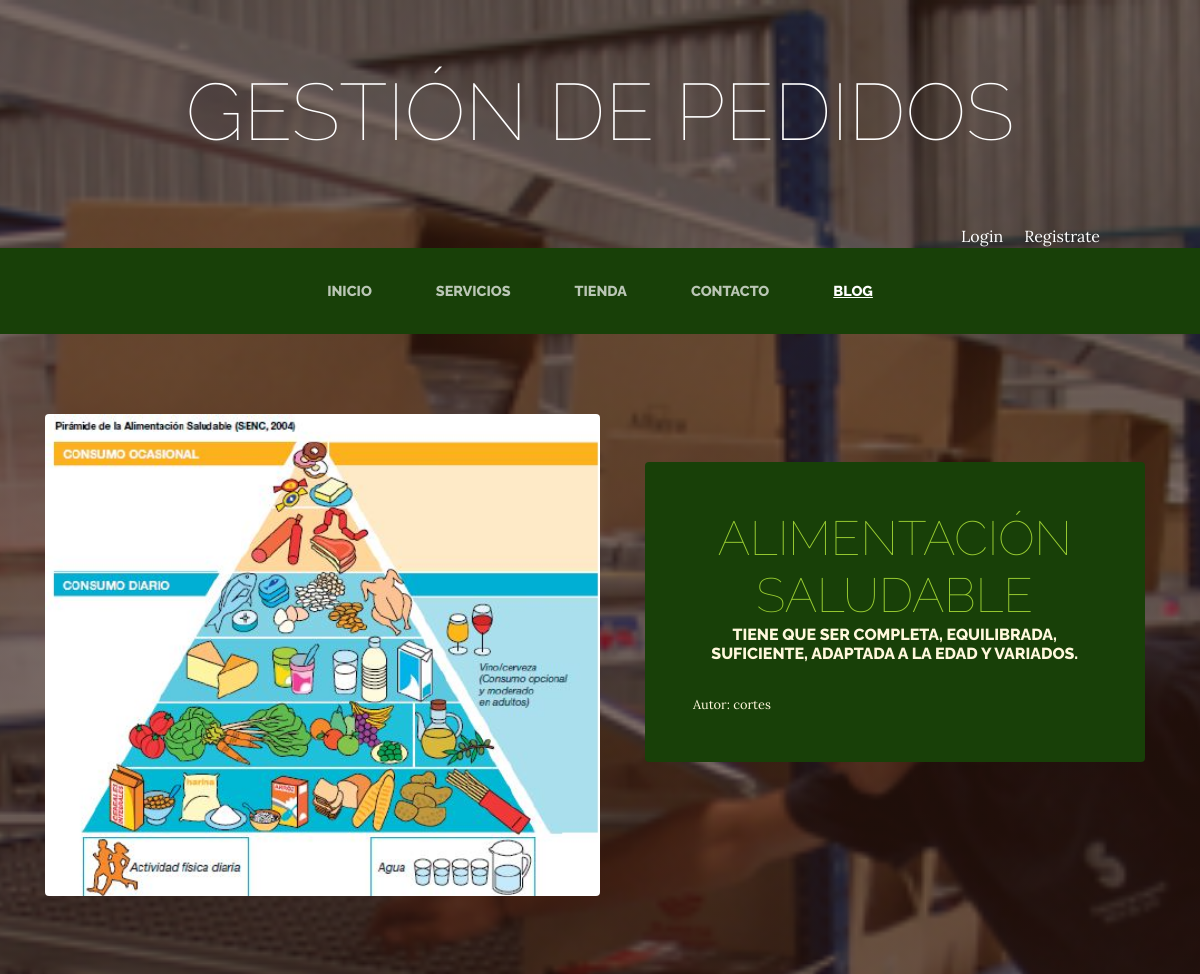
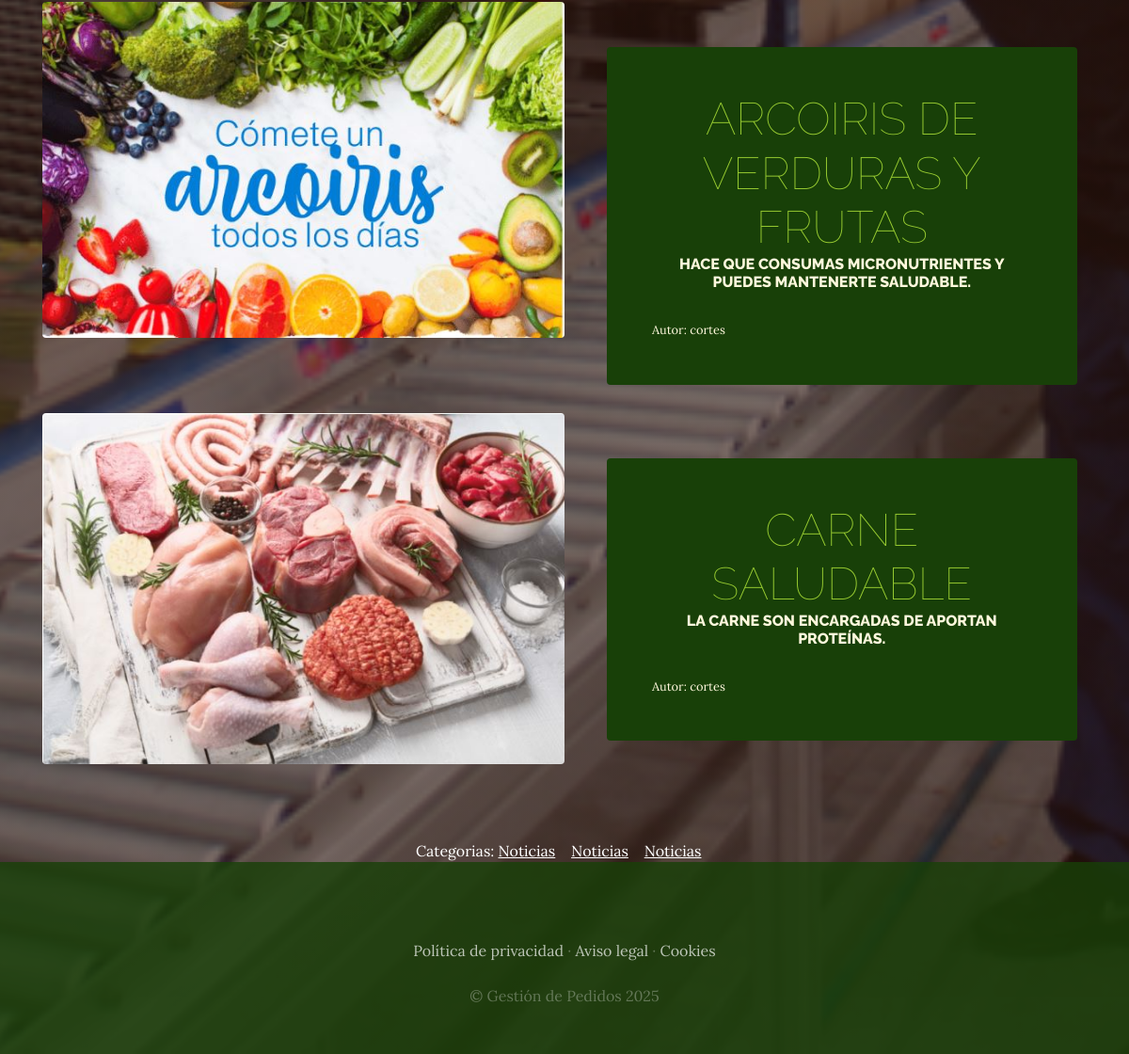
Screenshot of /blog/ with the database file from the repository (2 pictures, top to bottom).
### blog/models.py (models this page shows, shortened)
class Post(models.Model):
    titulo=models.CharField(max_length=50)
    contenido=models.CharField(max_length=90)
    imagen=models.ImageField(upload_to='blog', null=True, blank=True)
    autor=models.ForeignKey(User, on_delete=models.CASCADE)
    categorias=models.ManyToManyField(Catagoria)
    created=models.DateTimeField(auto_now_add=True)
    update=models.DateTimeField(auto_now_add=True)
    class Meta:
        verbose_name='post'
        verbose_name_plural='posts'

class Catagoria(models.Model):
    nombre=models.CharField(max_length=50)
    created=models.DateTimeField(auto_now_add=True)
    update=models.DateTimeField(auto_now_add=True)
    class Meta:
        verbose_name='categoria'
        verbose_name_plural='categorias'

### blog/views.py (the view)
# urls.py: 2. Add a URL to urlpatterns:  path('blog/', include('blog.urls'))
def blog(request):
    posts=Post.objects.all()
    return render(request, "blog/blog.html", {"posts": posts})

### carro/context_processor.py (called while the page is built)
def importe_total_carro(request):
    total=0
    if request.user.is_authenticated:
        for key, value in request.session["carro"].items():
            total=total+float(value["precio"])
    else:
        total="Debes haacer login"
    return {"importe_total_carro":total}

### blog/templates/blog/blog.html
{% extends "ProyectoWebApp/base.html" %}
{% load static %}
{% block content %}
    {% for post in posts %}
    <section class="page-section clearfix">
        <div class="container">
          <div class="intro">
            <img class="intro-img img-fluid mb-3 mb-lg-0 rounded" src="{{post.imagen.url}}" alt="" style="width: 50%;">
            <div class="intro-text left-0 text-center bg-faded p-5 rounded">
              <h2 class="section-heading mb-4" >
                <span class="section-heading-lower" style="color: yellowgreen;">{{post.titulo}}</span>
                <span class="section-heading-upper">{{post.contenido}}</span>
              </h2>
              <div style="text-align: left; font-size: 0.8em;">
                Autor: {{post.autor}}
              </div>
            </div>
          </div>
        </div>
      </section>
    {% endfor %}
    <section>
        <div style="width: 75%; margin: auto; text-align: center; color: white;">
        Categorias:
        {% for post in posts %}
            {% for categoria in post.categorias.all %}
                <a href="{% url 'categoria' categoria.id %}" class="linksCategorias">{{categoria.nombre}}</a>&nbsp;&nbsp;&nbsp;
            {% endfor %}
        {% endfor %}
        </div>
    </section>
{% endblock %}

### ProyectoWebApp/static/ProyectoWebApp/css/gestion.css (style rules this page uses)
body { font-family: 'Lora'; background: linear-gradient(rgba(47, 23, 15, 0.65), rgba(47, 23, 15, 0.65)), url("../img/bg_main.jpg"); background-attachment: fixed; background-position: center; background-size: cover; }
h1, h2, h3, h4, h5, h6 { font-family: 'Raleway'; }
.page-section { margin-top: 5rem; margin-bottom: 5rem; }
.section-heading { text-transform: uppercase; }
.section-heading .section-heading-upper { display: block; font-size: 1rem; font-weight: 800; padding-bottom:.5rem; }
.section-heading .section-heading-lower { display: block; font-size: 3rem; font-weight: 100; }
.bg-faded { background-color: rgba(255, 255, 255, 0.85); }
.intro { position: relative; }
@media (min-width: 992px) { .intro .intro-img { width: 75%; float: left; } }
@media (min-width: 992px) { .intro .intro-text { left: 600; width: 60%; margin-top: 3rem; background-color: rgba(24, 64, 8); color: cornsilk; position: absolute; } }
@media (min-width: 1200px) { .intro .intro-text { width: 45%; } }
.linksCategorias { color: white !important; text-decoration: underline; }

### rows the page displays
Post: imagen (picture), titulo "ALIMENTACIÓN SALUDABLE", contenido "TIENE QUE SER COMPLETA, EQUILIBRADA, SUFICIENTE, ADAPTADA A LA EDAD Y VARIADOS.", autor "cortes"
Post: imagen (picture), titulo "ARCOIRIS DE VERDURAS Y FRUTAS", contenido "HACE QUE CONSUMAS MICRONUTRIENTES Y PUEDES MANTENERTE SALUDABLE.", autor "cortes"
Post: imagen (picture), titulo "CARNE SALUDABLE", contenido "LA CARNE SON ENCARGADAS DE APORTAN PROTEÍNAS.", autor "cortes"
Catagoria: nombre "Noticias"
